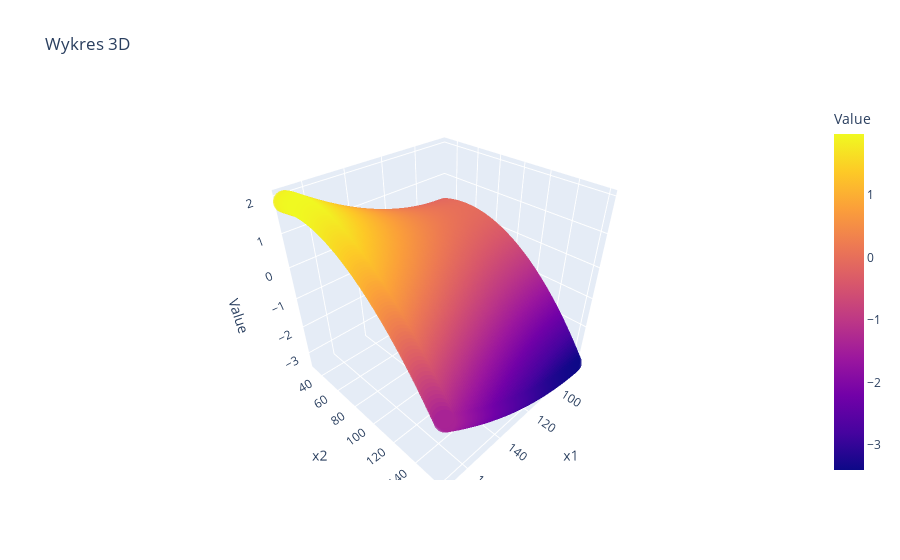

This figure's notebook cell:
### Markdown cell above
##### Plot

### Code cell
import plotly.graph_objects as go
import plotly.express as px
fig = px.scatter_3d(xyz_values, x='x1', y='x2', z='Value', color='Value', title='Wykres 3D', opacity=0.8, size_max=10)
fig.show()

### Figure 1 — Plotly figure (JSON) as saved in the notebook; plotly's stock layout.template omitted (floating-point values rounded to 4 significant figures; data arrays with more than 128 entries replaced by an {"elided": "..."} marker saying what was removed)
{"data": [{"hovertemplate": "x1=%{x}<br>x2=%{y}<br>Value=%{marker.color}<extra></extra>", "legendgroup": "", "marker": {"color": {"elided": "10000 float values"}, "coloraxis": "coloraxis", "opacity": 0.8, "symbol": "circle"}, "mode": "markers", "name": "", "scene": "scene", "showlegend": false, "type": "scatter3d", "x": {"elided": "10000 float values"}, "y": {"elided": "10000 float values"}, "z": {"elided": "10000 float values"}}], "layout": {"coloraxis": {"colorbar": {"title": {"text": "Value"}}, "colorscale": [[0, "#0d0887"], [0.1111, "#46039f"], [0.2222, "#7201a8"], [0.3333, "#9c179e"], [0.4444, "#bd3786"], [0.5556, "#d8576b"], [0.6667, "#ed7953"], [0.7778, "#fb9f3a"], [0.8889, "#fdca26"], [1, "#f0f921"]]}, "legend": {"tracegroupgap": 0}, "scene": {"domain": {"x": [0, 1], "y": [0, 1]}, "xaxis": {"title": {"text": "x1"}}, "yaxis": {"title": {"text": "x2"}}, "zaxis": {"title": {"text": "Value"}}}, "title": {"text": "Wykres 3D"}}}
